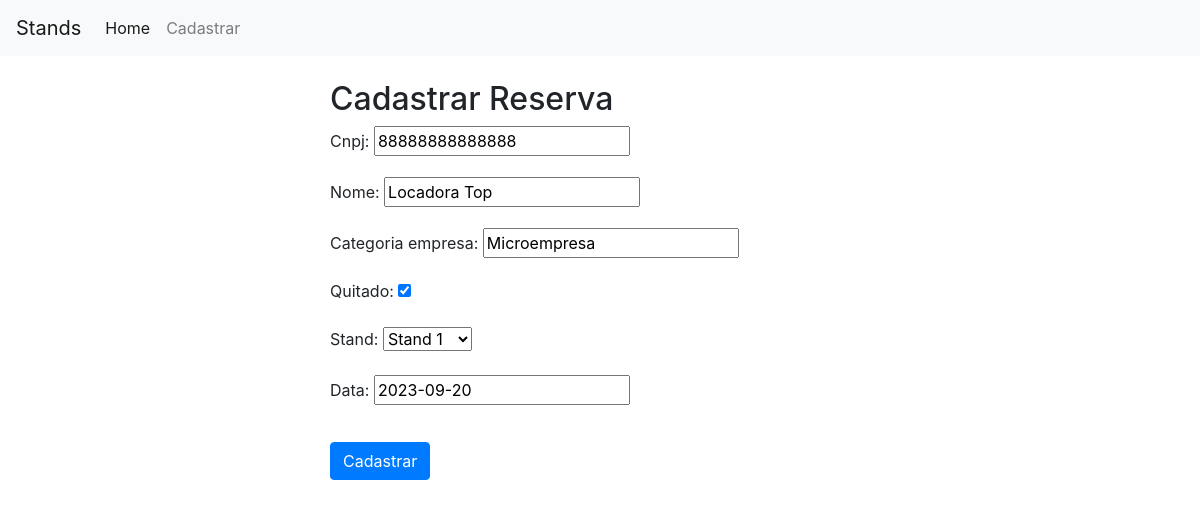
The app's page /atualizar/13/ with its own data.
### reservas/models.py (models this page shows, shortened)
class Reserva(models.Model):
    cnpj = models.CharField(max_length=14)
    nome = models.CharField(max_length=100)
    categoria_empresa = models.CharField(max_length=50)
    quitado = models.BooleanField(default=False)
    stand = models.OneToOneField(Stand, on_delete=models.CASCADE, null=True, blank=True)
    data = models.DateField(null=True, blank=True)

### reservas/views.py (the view)
# urls.py: path('atualizar/<int:id>/', views.atualizar, name='atualizar'),
def atualizar(request, id):
    reserva = get_object_or_404(Reserva, id=id)
    if request.method == "POST":
        form = ReservaForm(request.POST, instance=reserva)
        if form.is_valid():
            form.save()
            return redirect("listar")
    else:
        form = ReservaForm(instance=reserva)
    context = {'form': form,
               'reserva': reserva}
    return render(request, "reservas/cadastro.html", context)

### reservas/forms.py
class ReservaForm(forms.ModelForm):
    class Meta:
        model= Reserva
        fields = "__all__"

### reservas/models.py (called while the page is built)
    def __str__(self):
        return f"Stand {self.id}"

### reservas/templates/reservas/cadastro.html (shortened to what this page needs)
{% extends 'base.html' %}
{% block content %}
    <div class="row mt-4">
        <div class="col-md-6 offset-md-3">
            <h2>Cadastrar Reserva</h2>
            <form method="post">
                {{ form.as_p }}
                <button type="submit" class="btn btn-primary mt-3">Cadastrar</button>
            </form>
        </div>
    </div>
{% endblock %}

### records on screen
Reserva: cnpj "88888888888888", nome "Locadora Top", categoria_empresa "Microempresa", quitado "☑", stand "Stand 1", data "2023-09-20"
